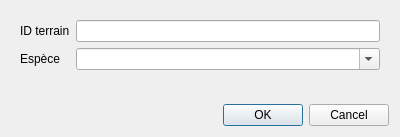
<?xml version="1.0" encoding="UTF-8"?>
<ui version="4.0">
 <class>ONF_ActionValidateInventoryAttributesDialog</class>
 <widget class="QDialog" name="ONF_ActionValidateInventoryAttributesDialog">
  <property name="geometry">
   <rect>
    <x>0</x>
    <y>0</y>
    <width>400</width>
    <height>137</height>
   </rect>
  </property>
  <property name="windowTitle">
   <string>Dialog</string>
  </property>
  <layout class="QVBoxLayout" name="verticalLayout">
   <item>
    <widget class="QWidget" name="widget_3" native="true">
     <layout class="QGridLayout" name="gridLayout">
      <item row="0" column="1">
       <widget class="QLineEdit" name="le_id"/>
      </item>
      <item row="0" column="0">
       <widget class="QLabel" name="label_2">
        <property name="text">
         <string>ID terrain</string>
        </property>
       </widget>
      </item>
      <item row="1" column="0">
       <widget class="QLabel" name="label">
        <property name="text">
         <string>Espèce</string>
        </property>
       </widget>
      </item>
      <item row="1" column="1">
       <widget class="QComboBox" name="cb_species">
        <property name="editable">
         <bool>true</bool>
        </property>
       </widget>
      </item>
     </layout>
    </widget>
   </item>
   <item>
    <spacer name="verticalSpacer">
     <property name="orientation">
      <enum>Qt::Vertical</enum>
     </property>
     <property name="sizeHint" stdset="0">
      <size>
       <width>20</width>
       <height>40</height>
      </size>
     </property>
    </spacer>
   </item>
   <item>
    <widget class="QDialogButtonBox" name="buttonBox">
     <property name="orientation">
      <enum>Qt::Horizontal</enum>
     </property>
     <property name="standardButtons">
      <set>QDialogButtonBox::Cancel|QDialogButtonBox::Ok</set>
     </property>
    </widget>
   </item>
  </layout>
 </widget>
 <resources/>
 <connections>
  <connection>
   <sender>buttonBox</sender>
   <signal>accepted()</signal>
   <receiver>ONF_ActionValidateInventoryAttributesDialog</receiver>
   <slot>accept()</slot>
   <hints>
    <hint type="sourcelabel">
     <x>248</x>
     <y>254</y>
    </hint>
    <hint type="destinationlabel">
     <x>157</x>
     <y>274</y>
    </hint>
   </hints>
  </connection>
  <connection>
   <sender>buttonBox</sender>
   <signal>rejected()</signal>
   <receiver>ONF_ActionValidateInventoryAttributesDialog</receiver>
   <slot>reject()</slot>
   <hints>
    <hint type="sourcelabel">
     <x>316</x>
     <y>260</y>
    </hint>
    <hint type="destinationlabel">
     <x>286</x>
     <y>274</y>
    </hint>
   </hints>
  </connection>
 </connections>
</ui>
